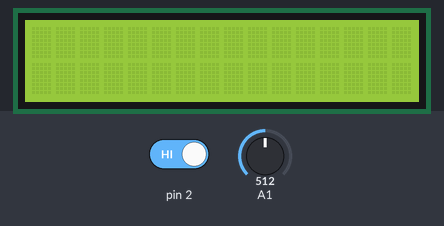
Bench run of a sketch on a simulated Arduino Mega 2560, built with avr-gcc and run on an emulated ATmega2560. On the bench: 16×2 character LCD. The test bench sets the inputs (shaded band); at power-on: pin 2 HIGH, A1 = 512.

Above: at 1.2 s.
1.3 s: pin 2 driven LOW
At 5.1 s:
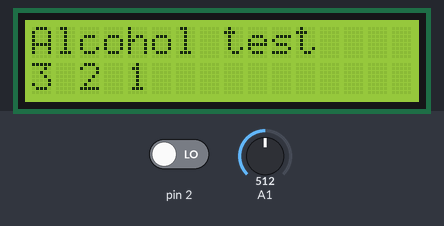
At 9.1 s:
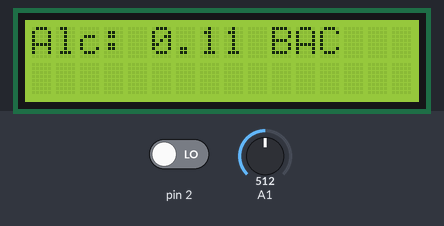
Timing chart, 0 to 10.6 s (numbered marks = the images above; inputs shaded):
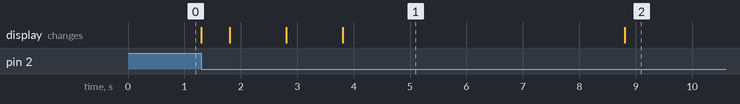

The sketch:

wrist_v2.ino
```cpp
#include<LiquidCrystal.h>
LiquidCrystal lcd(8,9,4,5,6,7);
int sw = 0;
String remote = "";
void setup() {
  pinMode(A2, INPUT);
  pinMode(2, INPUT);
  pinMode(A1, INPUT);
  Serial.begin(9600);
  lcd.begin(16, 2);
  Serial1.begin(115200);

}

void loop() {
  sw = digitalRead(2);
  if(Serial1.available())
  {
    remote = Serial1.readStringUntil('\n');
    Serial1.flush();
  }
  int remoteL = sizeof(remote)/sizeof(char);
  if(sw == 0 || (remoteL >= 2 && (remote[0] == '2' && remote[1] == '0')))
  {
    lcd.setCursor(0,0);
    lcd.print("Alcohol test");
    lcd.setCursor(0,1);
    delay(500);
    for(int i = 3; i >= 1; i--)
    {
      lcd.print(i);
      lcd.print(" ");
      delay(1000);
    }
    int alc = 0;
    for(int i = 0; i < 20; i++)
    {
      alc += analogRead(A1);
      delay(200);
    }
    alc /= 20;
    float alres = alc/1023.0*0.21;
    if(alres < 0)
    {
      alres *= -1;
    }
    lcd.clear();
    lcd.print("Alc: ");
    lcd.print(alres);
    lcd.print(" BAC");
    delay(3000);
    lcd.clear();
    lcd.print("Temp test");
    lcd.setCursor(0,1);
    delay(500);
    for(int i = 3; i >= 1; i--)
    {
      lcd.print(i);
      lcd.print(" ");
      delay(1000);
    }
    int temp = 0;
    for(int i = 0; i < 20; i++)
    {
      temp += (25*analogRead(A2) - 2050)/100;
      delay(300);
    }
    temp /= 20;
    lcd.clear();
    lcd.print("Temp: ");
    lcd.print(temp);
    delay(3000);
    char str[10];
    sprintf(str, "%d,%d", alc, temp);
    //Serial1.println(alc);
    //Serial1.println(temp);
    Serial1.println(str);
    //test
    Serial.println(str);
    //
    lcd.clear();
    lcd.print("Testing complete");
    delay(2000);
    lcd.clear();
  }
  remote = "";
}
```

Measured:
- after the input at 1.3 s, the display: first changes at once (image 1 shows a later state)
- what the display in image 1 shows lasts 5.0 s, from 3.8 s to 8.8 s
